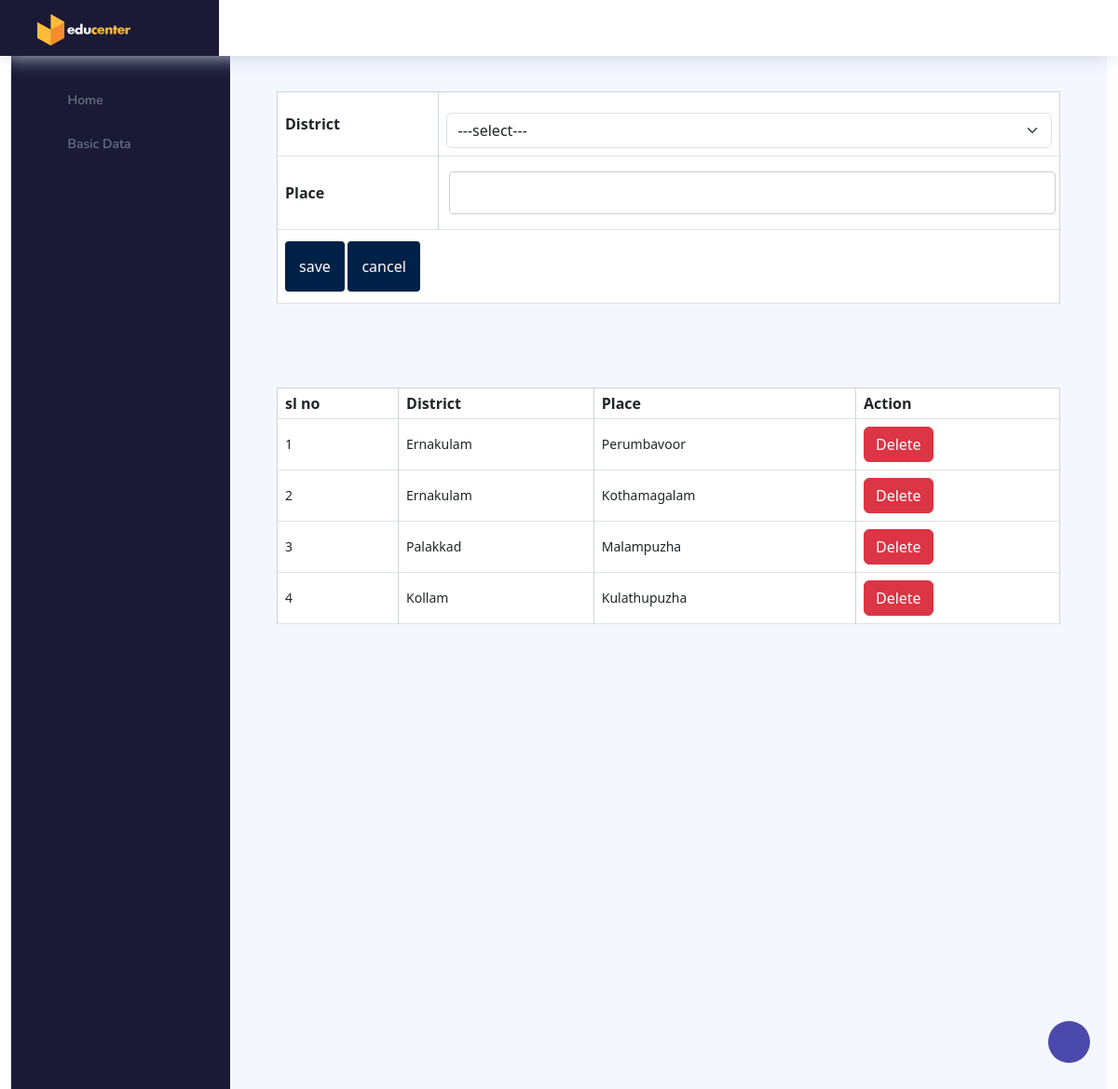
Screenshot of /project/Admin/Place.php (signed in) with the database file from the repository.
### tables this page shows
CREATE TABLE `tbl_place` (
  `place_id` int(11) NOT NULL auto_increment,
  `place_name` varchar(50) NOT NULL,
  `district_id` int(11) NOT NULL,
  PRIMARY KEY  (`place_id`)
);

CREATE TABLE `tbl_district` (
  `district_id` int(11) NOT NULL auto_increment,
  `district_name` varchar(50) NOT NULL,
  PRIMARY KEY  (`district_id`)
);

### project/Admin/Place.php (the view, shortened to what this page needs)
<?php
include("Head.php");
        ?>
<!DOCTYPE html PUBLIC "-//W3C//DTD XHTML 1.0 Transitional//EN" "http://www.w3.org/TR/xhtml1/DTD/xhtml1-transitional.dtd">
<html xmlns="http://www.w3.org/1999/xhtml">
<head>
<link href="https://cdn.jsdelivr.net/npm/bootstrap@5.3.0/dist/css/bootstrap.min.css" rel="stylesheet">
</head>
<body>
<div class="container">
    <form id="form1" name="form1" method="post" action="">
        <table class="table table-bordered" align="center" cellpadding="10" style="border-collapse: collapse;">
            <tr>
                <th>District</th>
                <td>
                    <select name="sel_district" id="sel_district" class="form-select" required="">
                        <option value="">---select---</option>
                    </select>
                </td>
            </tr>
            <tr>
                <th>Place</th>
                <td>
                    <input type="text" name="txt_name" id="ss" class="form-control" />
                </td>
            </tr>
            <tr>
                <td colspan="2">
                    <input type="submit" name="btn_submit" id="1" value="save" class="btn btn-primary" />
                    <input type="submit" name="w" id="w" value="cancel" class="btn btn-secondary" />
                </td>
            </tr>
        </table>
    </form>
    <p>&nbsp;</p>
    <p>&nbsp;</p>
    <table class="table table-bordered" align="center" cellpadding="10">
        <tr>
            <th>sl no</th>
            <th>District</th>
            <th>Place</th>
            <th>Action</th>
        </tr>
        <?php
        $i = 0;
        $selQry = "select * from tbl_place p inner join tbl_district d on p.district_id=d.district_id";
        $data = mysql_query($selQry);
        while ($row = mysql_fetch_array($data)) {
            $i++;
            ?>
            <tr>
                <td><?php echo $i ?></td>
                <td><?php echo $row["district_name"] ?></td>
                <td><?php echo $row["place_name"] ?></td>
                <td><a href="place.php?pid=<?php echo $row["place_id"] ?>" class="btn btn-danger">Delete</a></td>
            </tr>
            <?php
        }
        ?>
    </table>
</div>
<p>&nbsp;</p>
<p>&nbsp;</p>
</body>
</html>
<br><br><br><br><br><br><br><br><br><br><br><br><br><br><br><br>

### project/assets/form.css (style rules this page uses)
input[type=text], [type=password], [type=email], [type=date], select { width: 100%; padding: 12px 20px; margin: 8px 0; display: inline-block; border: 1px solid #ccc; border-radius: 4px; box-sizing: border-box; background-color: none; }
input[type=submit] { background-color: #002147; color: white; padding: 15px; margin: 4px 0; border: none; border-radius: 4px; cursor: pointer; transition: 0.3s ease; }

### rows the page displays
tbl_place: district.district_name "Ernakulam", place_name "Perumbavoor"
tbl_place: district.district_name "Ernakulam", place_name "Kothamagalam"
tbl_place: district.district_name "Palakkad", place_name "Malampuzha"
tbl_place: district.district_name "Kollam", place_name "Kulathupuzha"
